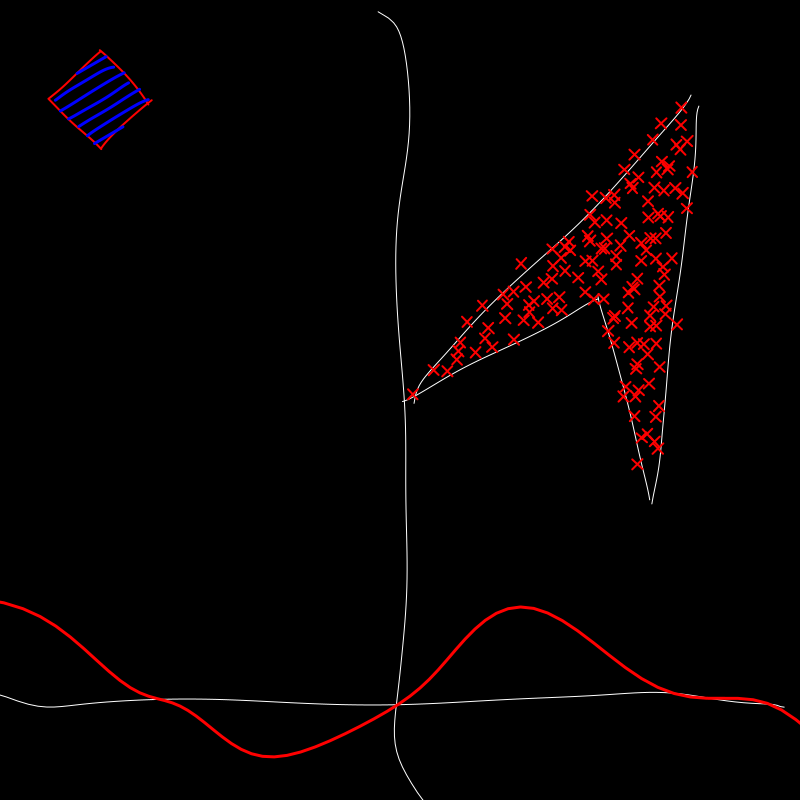

Here is the Python script that generated this plot:
import cairo
from handd import HDD
import math


img = cairo.ImageSurface(cairo.FORMAT_RGB24, 800, 800)
ctx = HDD(img)

ctx.set_source_rgb(1, 0, 0)
poly, bb_poly = ctx.regular_polygon_hdd(100, 100, 50, 4)
ctx.stroke()
ctx.set_source_rgb(0, 0, 1)
ctx.set_line_width(3)
ctx.hatch_hdd(poly, bb_poly, angle=math.pi / 6, nb=10)
ctx.stroke()

ctx.set_source_rgb(1, 1, 1)
ctx.set_line_width(1)
poly, bb_poly = ctx.lpolygon_hdd([(700, 100), (400, 400),
                                   (600, 300), (650, 500)])
ctx.stroke()
ctx.set_source_rgb(1, 0, 0)
ctx.set_line_width(2)
ctx.dot_hdd(poly, bb_poly, sep=15)
ctx.stroke()


ctx.set_source_rgb(1, 1, 1)
ctx.set_line_width(1)
ctx.axes_hdd(400, 700, units=(100, 100))
ctx.stroke()
ctx.set_source_rgb(1, 0, 0)
ctx.set_line_width(3)
ctx.function_hdd(lambda x: math.sin(x),
                   -2 * math.pi, 2 * math.pi,
                   nb=100)
ctx.stroke()

img.write_to_png("test1.png")
